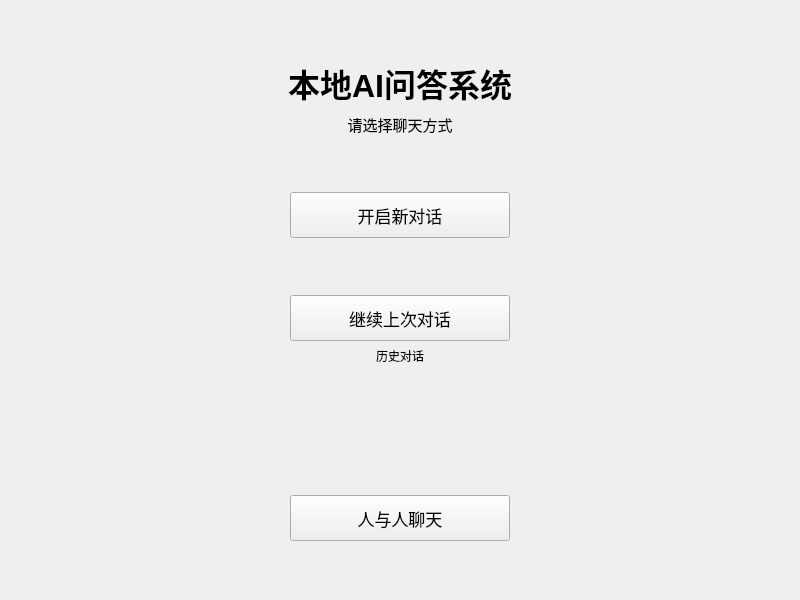
<?xml version="1.0" encoding="UTF-8"?>
<ui version="4.0">
 <class>AIagent</class>
 <widget class="QMainWindow" name="AIagent">
  <property name="geometry">
   <rect>
    <x>0</x>
    <y>0</y>
    <width>800</width>
    <height>600</height>
   </rect>
  </property>
  <property name="windowTitle">
   <string>本地AI问答系统</string>
  </property>
  <widget class="QWidget" name="centralwidget">
   <layout class="QVBoxLayout" name="mainLayout">
    <property name="leftMargin">
     <number>0</number>
    </property>
    <property name="topMargin">
     <number>0</number>
    </property>
    <property name="rightMargin">
     <number>0</number>
    </property>
    <property name="bottomMargin">
     <number>0</number>
    </property>
    <item>
     <widget class="QStackedWidget" name="stackedWidget">
      <property name="currentIndex">
       <number>0</number>
      </property>
      <widget class="QWidget" name="menuPage">
       <layout class="QVBoxLayout" name="menuLayout">
        <item>
         <spacer name="topSpacer">
          <property name="orientation">
           <enum>Qt::Vertical</enum>
          </property>
          <property name="sizeHint" stdset="0">
           <size>
            <width>20</width>
            <height>24</height>
           </size>
          </property>
         </spacer>
        </item>
        <item>
         <widget class="QLabel" name="labelTitle">
          <property name="font">
           <font>
            <pointsize>24</pointsize>
            <bold>true</bold>
           </font>
          </property>
          <property name="text">
           <string>本地AI问答系统</string>
          </property>
          <property name="alignment">
           <set>Qt::AlignCenter</set>
          </property>
         </widget>
        </item>
        <item>
         <widget class="QLabel" name="labelSubtitle">
          <property name="font">
           <font>
            <pointsize>11</pointsize>
           </font>
          </property>
          <property name="text">
           <string>请选择聊天方式</string>
          </property>
          <property name="alignment">
           <set>Qt::AlignCenter</set>
          </property>
         </widget>
        </item>
        <item>
         <spacer name="midSpacer">
          <property name="orientation">
           <enum>Qt::Vertical</enum>
          </property>
          <property name="sizeHint" stdset="0">
           <size>
            <width>20</width>
            <height>16</height>
           </size>
          </property>
         </spacer>
        </item>
        <item alignment="Qt::AlignHCenter">
         <widget class="QPushButton" name="btnNewChat">
          <property name="minimumSize">
           <size>
            <width>220</width>
            <height>46</height>
           </size>
          </property>
          <property name="font">
           <font>
            <pointsize>13</pointsize>
           </font>
          </property>
          <property name="text">
           <string>开启新对话</string>
          </property>
         </widget>
        </item>
        <item>
         <spacer name="newChatGap">
          <property name="orientation">
           <enum>Qt::Vertical</enum>
          </property>
          <property name="sizeHint" stdset="0">
           <size>
            <width>20</width>
            <height>10</height>
           </size>
          </property>
         </spacer>
        </item>
        <item alignment="Qt::AlignHCenter">
         <widget class="QPushButton" name="btnAiChat">
          <property name="minimumSize">
           <size>
            <width>220</width>
            <height>46</height>
           </size>
          </property>
          <property name="font">
           <font>
            <pointsize>13</pointsize>
           </font>
          </property>
          <property name="text">
           <string>继续上次对话</string>
          </property>
         </widget>
        </item>
        <item alignment="Qt::AlignHCenter">
         <widget class="QLabel" name="labelHistory">
          <property name="text">
           <string>历史对话</string>
          </property>
         </widget>
        </item>
        <item alignment="Qt::AlignHCenter">
         <widget class="QScrollArea" name="scrollConv">
          <property name="maximumSize">
           <size>
            <width>340</width>
            <height>190</height>
           </size>
          </property>
          <property name="frameShape">
           <enum>QFrame::NoFrame</enum>
          </property>
          <property name="horizontalScrollBarPolicy">
           <enum>Qt::ScrollBarAlwaysOff</enum>
          </property>
          <property name="widgetResizable">
           <bool>true</bool>
          </property>
          <widget class="QWidget" name="convListWidget">
           <property name="geometry">
            <rect>
             <x>0</x>
             <y>0</y>
             <width>338</width>
             <height>188</height>
            </rect>
           </property>
           <layout class="QVBoxLayout" name="convListLayout">
            <property name="leftMargin">
             <number>2</number>
            </property>
            <property name="topMargin">
             <number>2</number>
            </property>
            <property name="rightMargin">
             <number>2</number>
            </property>
            <property name="bottomMargin">
             <number>2</number>
            </property>
            <property name="spacing">
             <number>6</number>
            </property>
           </layout>
          </widget>
         </widget>
        </item>
        <item>
         <spacer name="gapSpacer">
          <property name="orientation">
           <enum>Qt::Vertical</enum>
          </property>
          <property name="sizeHint" stdset="0">
           <size>
            <width>20</width>
            <height>10</height>
           </size>
          </property>
         </spacer>
        </item>
        <item alignment="Qt::AlignHCenter">
         <widget class="QPushButton" name="btnPersonChat">
          <property name="minimumSize">
           <size>
            <width>220</width>
            <height>46</height>
           </size>
          </property>
          <property name="font">
           <font>
            <pointsize>13</pointsize>
           </font>
          </property>
          <property name="text">
           <string>人与人聊天</string>
          </property>
         </widget>
        </item>
        <item>
         <spacer name="bottomSpacer">
          <property name="orientation">
           <enum>Qt::Vertical</enum>
          </property>
          <property name="sizeHint" stdset="0">
           <size>
            <width>20</width>
            <height>24</height>
           </size>
          </property>
         </spacer>
        </item>
       </layout>
      </widget>
      <widget class="QWidget" name="aiChatPage">
       <layout class="QVBoxLayout" name="aiChatLayout">
        <item>
         <layout class="QHBoxLayout" name="aiTopBar">
          <item>
           <widget class="QLabel" name="labelAiName">
            <property name="font">
             <font>
              <pointsize>12</pointsize>
              <bold>true</bold>
             </font>
            </property>
            <property name="text">
             <string>AI 助手</string>
            </property>
           </widget>
          </item>
          <item>
           <spacer name="aiTopSpacer">
            <property name="orientation">
             <enum>Qt::Horizontal</enum>
            </property>
            <property name="sizeHint" stdset="0">
             <size>
              <width>40</width>
              <height>20</height>
             </size>
            </property>
           </spacer>
          </item>
          <item>
           <widget class="QPushButton" name="btnNewChatTop">
            <property name="text">
             <string>新对话</string>
            </property>
           </widget>
          </item>
          <item>
           <widget class="QPushButton" name="btnBack">
            <property name="text">
             <string>返回主界面</string>
            </property>
           </widget>
          </item>
         </layout>
        </item>
        <item>
         <widget class="QTextBrowser" name="chatDisplay"/>
        </item>
        <item>
         <widget class="QWidget" name="suggestBar" native="true">
          <layout class="QHBoxLayout" name="suggestLayout">
           <property name="leftMargin">
            <number>4</number>
           </property>
           <property name="topMargin">
            <number>0</number>
           </property>
           <property name="rightMargin">
            <number>4</number>
           </property>
           <property name="bottomMargin">
            <number>4</number>
           </property>
           <item>
            <widget class="QLabel" name="labelSuggest">
             <property name="text">
              <string>猜你想回复:</string>
             </property>
            </widget>
           </item>
           <item>
            <widget class="QPushButton" name="btnSuggest1">
             <property name="text">
              <string/>
             </property>
            </widget>
           </item>
           <item>
            <widget class="QPushButton" name="btnSuggest2">
             <property name="text">
              <string/>
             </property>
            </widget>
           </item>
           <item>
            <widget class="QPushButton" name="btnSuggest3">
             <property name="text">
              <string/>
             </property>
            </widget>
           </item>
           <item>
            <spacer name="suggestSpacer">
             <property name="orientation">
              <enum>Qt::Horizontal</enum>
             </property>
             <property name="sizeHint" stdset="0">
              <size>
               <width>40</width>
               <height>20</height>
              </size>
             </property>
            </spacer>
           </item>
          </layout>
         </widget>
        </item>
        <item>
         <widget class="QWidget" name="imageBar" native="true">
          <layout class="QHBoxLayout" name="imageBarLayout">
           <property name="leftMargin">
            <number>0</number>
           </property>
           <property name="topMargin">
            <number>4</number>
           </property>
           <property name="rightMargin">
            <number>0</number>
           </property>
           <property name="bottomMargin">
            <number>4</number>
           </property>
           <item>
            <widget class="QPushButton" name="btnUploadImage">
             <property name="text">
              <string>上传图片</string>
             </property>
            </widget>
           </item>
           <item>
            <widget class="QLabel" name="labelImagePreview">
             <property name="minimumSize">
              <size>
               <width>100</width>
               <height>100</height>
              </size>
             </property>
             <property name="maximumSize">
              <size>
               <width>100</width>
               <height>100</height>
              </size>
             </property>
             <property name="scaledContents">
              <bool>true</bool>
             </property>
             <property name="visible">
              <bool>false</bool>
             </property>
            </widget>
           </item>
           <item>
            <widget class="QPushButton" name="btnClearImage">
             <property name="text">
              <string>清除图片</string>
             </property>
             <property name="visible">
              <bool>false</bool>
             </property>
            </widget>
           </item>
           <item>
            <spacer name="imageBarSpacer">
             <property name="orientation">
              <enum>Qt::Horizontal</enum>
             </property>
             <property name="sizeHint" stdset="0">
              <size>
               <width>40</width>
               <height>20</height>
              </size>
             </property>
            </spacer>
           </item>
          </layout>
         </widget>
        </item>
        <item>
         <layout class="QHBoxLayout" name="inputLayout">
          <item>
           <widget class="QLineEdit" name="msgInput">
            <property name="placeholderText">
             <string>请输入消息，按 Enter 发送</string>
            </property>
           </widget>
          </item>
          <item>
           <widget class="QPushButton" name="btnSend">
            <property name="text">
             <string>发送</string>
            </property>
           </widget>
          </item>
         </layout>
        </item>
       </layout>
      </widget>
      <widget class="QWidget" name="personChatPage">
       <layout class="QVBoxLayout" name="personChatLayout">
        <item>
         <layout class="QHBoxLayout" name="personTopBar">
          <item>
           <widget class="QLabel" name="labelPersonName">
            <property name="font">
             <font>
              <pointsize>12</pointsize>
              <bold>true</bold>
             </font>
            </property>
            <property name="text">
             <string>人与人聊天</string>
            </property>
           </widget>
          </item>
          <item>
           <spacer name="personTopSpacer">
            <property name="orientation">
             <enum>Qt::Horizontal</enum>
            </property>
            <property name="sizeHint" stdset="0">
             <size>
              <width>40</width>
              <height>20</height>
             </size>
            </property>
           </spacer>
          </item>
          <item>
           <widget class="QPushButton" name="btnBackPerson">
            <property name="text">
             <string>返回主界面</string>
            </property>
           </widget>
          </item>
         </layout>
        </item>
        <item>
         <layout class="QHBoxLayout" name="personConnBar">
          <item>
           <widget class="QLabel" name="labelMode">
            <property name="text">
             <string>模式:</string>
            </property>
           </widget>
          </item>
          <item>
           <widget class="QComboBox" name="comboPersonMode">
            <item>
             <property name="text">
              <string>服务端</string>
             </property>
            </item>
            <item>
             <property name="text">
              <string>客户端</string>
             </property>
            </item>
           </widget>
          </item>
          <item>
           <widget class="QLabel" name="labelIp">
            <property name="text">
             <string>IP:</string>
            </property>
           </widget>
          </item>
          <item>
           <widget class="QLineEdit" name="ipEdit">
            <property name="maximumSize">
             <size>
              <width>110</width>
              <height>16777215</height>
             </size>
            </property>
            <property name="text">
             <string>127.0.0.1</string>
            </property>
           </widget>
          </item>
          <item>
           <widget class="QLabel" name="labelPort">
            <property name="text">
             <string>端口:</string>
            </property>
           </widget>
          </item>
          <item>
           <widget class="QLineEdit" name="portEdit">
            <property name="maximumSize">
             <size>
              <width>70</width>
              <height>16777215</height>
             </size>
            </property>
            <property name="text">
             <string>12345</string>
            </property>
           </widget>
          </item>
          <item>
           <widget class="QPushButton" name="btnPersonStart">
            <property name="text">
             <string>开始监听</string>
            </property>
           </widget>
          </item>
          <item>
           <spacer name="personConnSpacer">
            <property name="orientation">
             <enum>Qt::Horizontal</enum>
            </property>
            <property name="sizeHint" stdset="0">
             <size>
              <width>40</width>
              <height>20</height>
             </size>
            </property>
           </spacer>
          </item>
         </layout>
        </item>
        <item>
         <widget class="QLabel" name="personStatus">
          <property name="styleSheet">
           <string notr="true">color:#888888;</string>
          </property>
          <property name="text">
           <string>未连接</string>
          </property>
         </widget>
        </item>
        <item>
         <widget class="QTextBrowser" name="personChatDisplay"/>
        </item>
        <item>
         <layout class="QHBoxLayout" name="personInputLayout">
          <item>
           <widget class="QLineEdit" name="personMsgInput">
            <property name="enabled">
             <bool>false</bool>
            </property>
            <property name="placeholderText">
             <string>连接成功后即可发送消息</string>
            </property>
           </widget>
          </item>
          <item>
           <widget class="QPushButton" name="btnPersonSend">
            <property name="enabled">
             <bool>false</bool>
            </property>
            <property name="text">
             <string>发送</string>
            </property>
           </widget>
          </item>
         </layout>
        </item>
       </layout>
      </widget>
     </widget>
    </item>
   </layout>
  </widget>
 </widget>
 <resources/>
 <connections/>
</ui>
